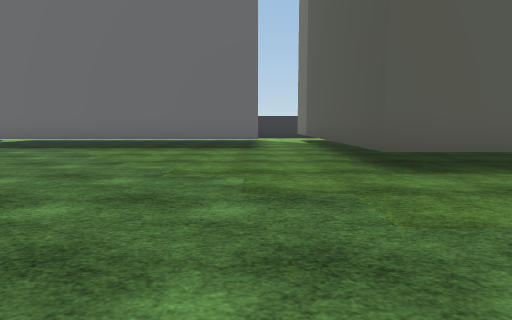
[1] (above)

24 first-person views from a walk through a scene from a Unity 3-D project. The camera is 1.2 m above the floor, tilts 6° down and sees 75° across. The floor is counted in squares, 2 m on a side. Each view is taken from the middle of a square. On the plan, view 1 faces up. The plan holds only what a view shows up to about 10 squares ahead; the rest is blank. The place goes on beyond the plan. The player character is not drawn. Some animated figures are left out. Some surface patterns are stand-ins.

[2]
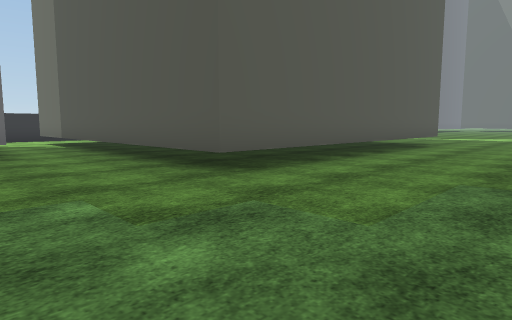

[3]
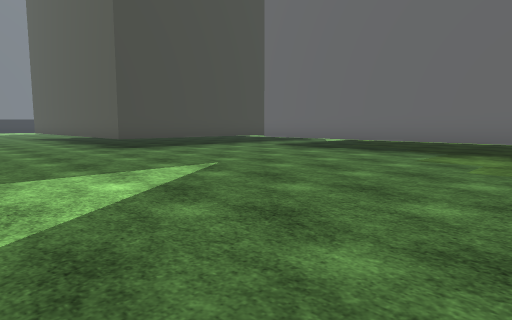

[4]
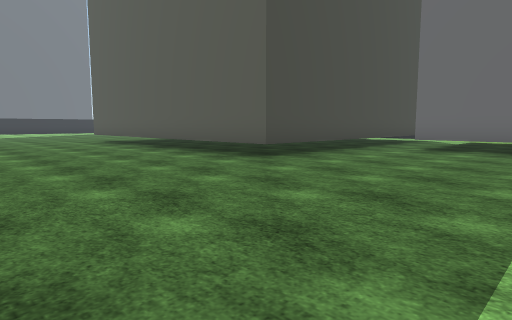

[5]
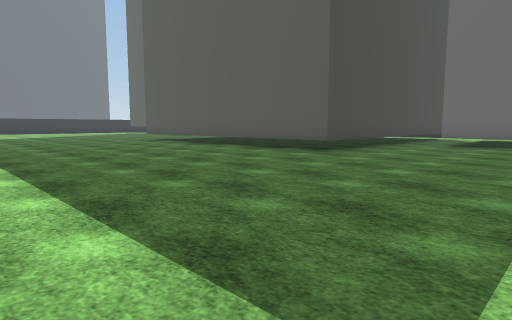

[6]
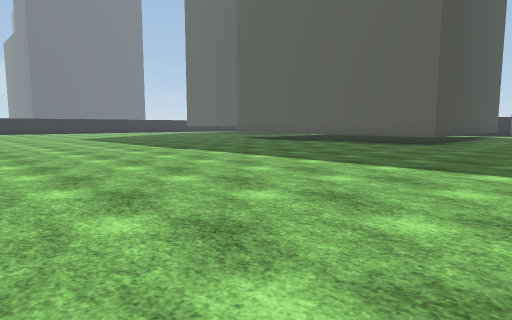

[7]
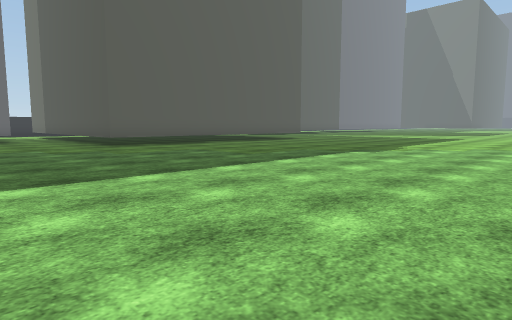

[8]
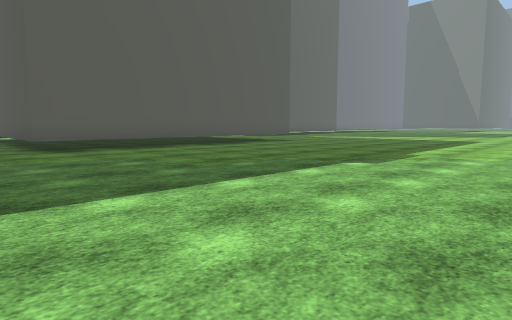

[9]
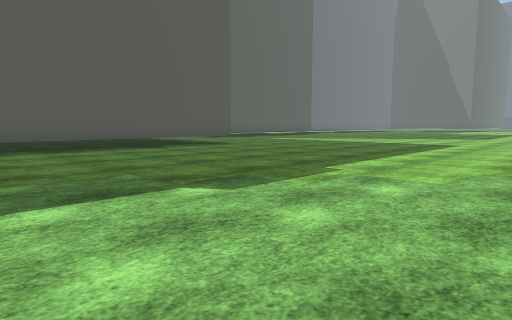

[10]
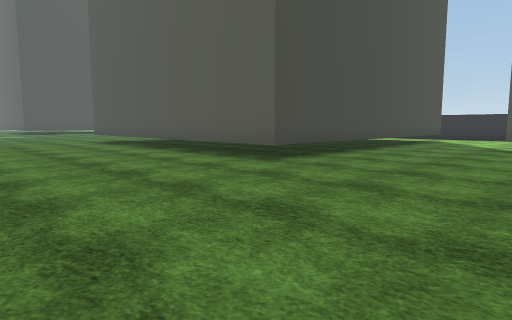

[11]
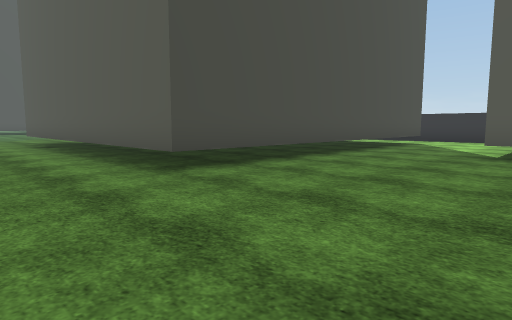

[12]
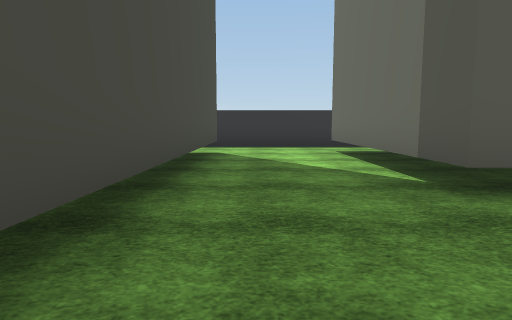

[13]
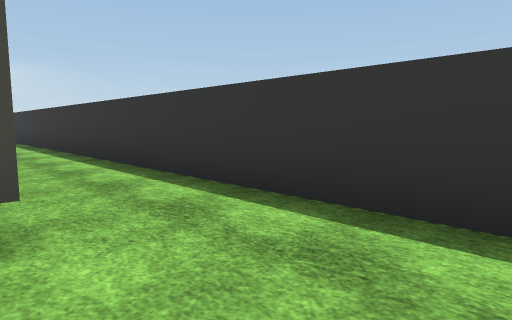

[14]
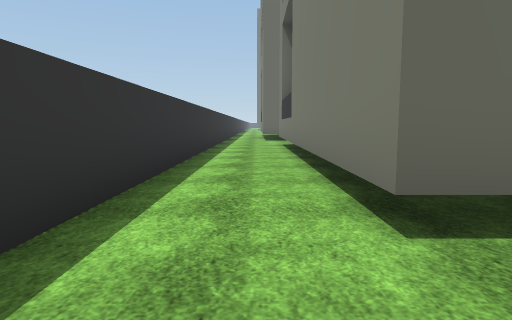

[15]
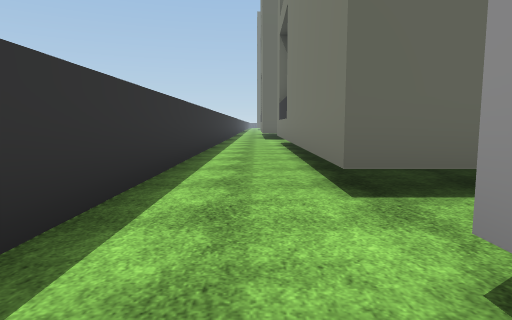

[16]
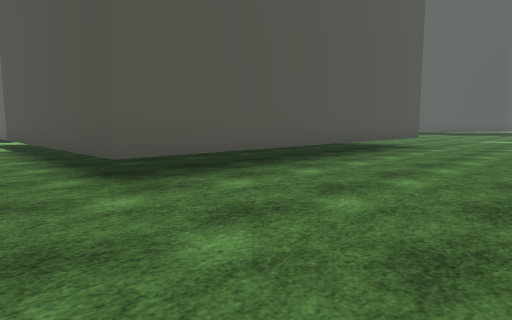

[17]
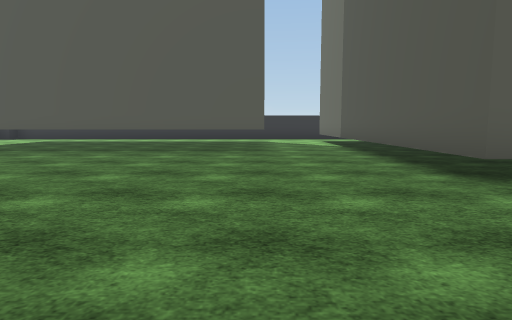

[18]
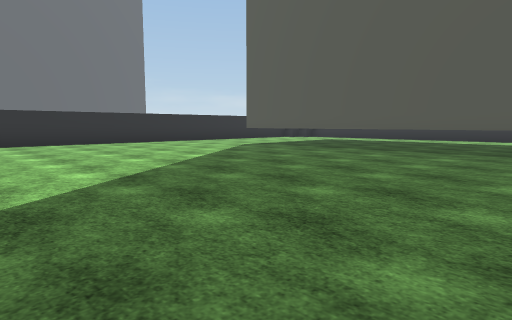

[19]
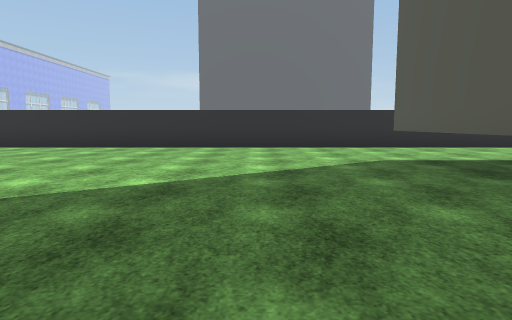

[20]
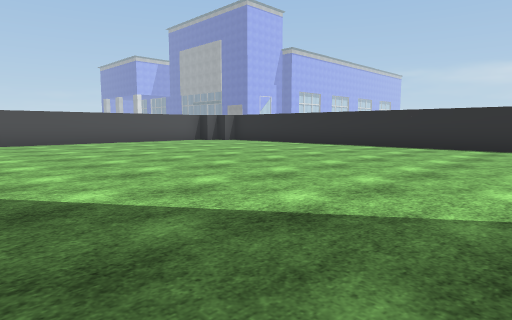

[21]
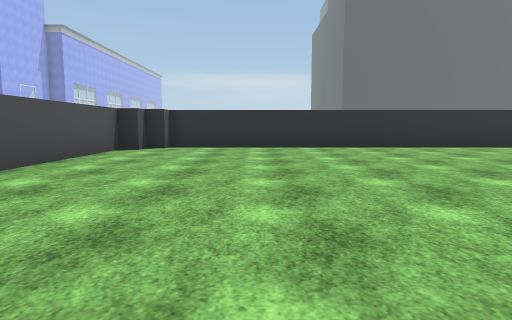

[22]
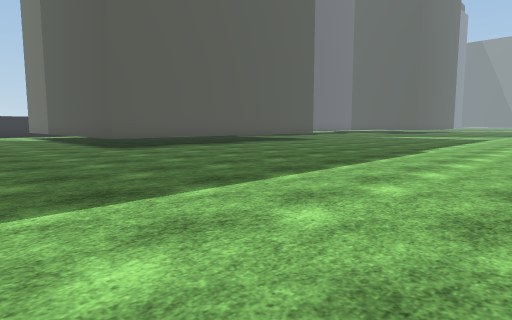

[23]
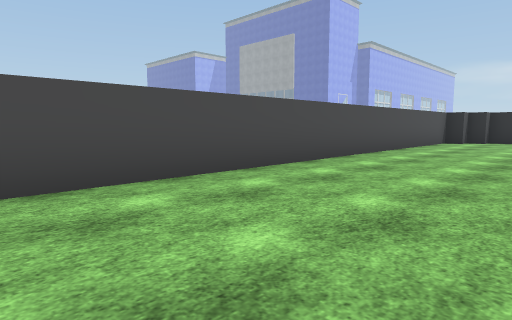

[24]
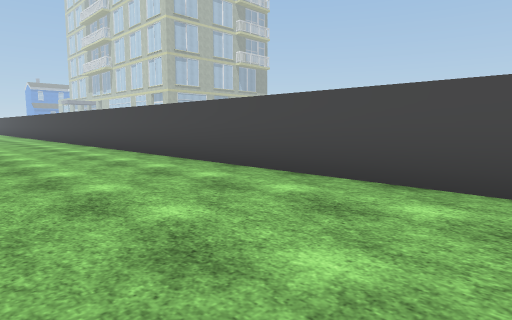

### Floor plan
Key: @ floor where view 1 was taken; # wall or solid block; . floor; B building.
Columns run from 32 left of view 1 to 14 right of it. Each row starts with its distance up from view 1.
 15                                 ##############
 14                                ...............
 13 #                               B.BBBBBBBBB..B
 12 #.                               .B       B..B
 11 #..         ..B       B          .B       B..B
 10 #..         ..B       B          .B       B..B
  9 #..BBBBBBBBB..B       BBBBBBBBBBB.B       B..B
  8 #.............B       B...........B       B...
  7 #.............B       B...........B       B...
  6 #.............B       B...........B       B....
  5 #.............BBBBBBBBB...........BBBBBBBBB....
  4 #..............................................
  3 #..............................................
  2 #..............................................
  1 #..............................................
  0 #..........................    .@..............
 -1 #........ .................   .................
 -2 #........ .................   .................
 -3 #........ ................    ................
 -4 #.........................    ...........
 -5 #.........................    .....
 -6 #.........................
 -7 ##.....................
 -8  ######################

Where each view was taken, in squares from view 1:
view 1: 0 up, 0 right, facing up
view 2: 1 up, 1 left, facing up-right
view 3: 1 up, 2 left, facing up-left
view 4: 0 up, 6 left, facing up-left
view 5: 2 down, 6 left, facing up-left
view 6: 6 down, 7 left, facing up-left
view 7: 5 down, 2 left, facing up-right
view 8: 4 down, 0 right, facing up-right
view 9: 4 down, 3 right, facing up-right
view 10: 0 up, 14 right, facing up-left
view 11: 2 up, 14 right, facing up-left
view 12: 6 up, 11 right, facing up
view 13: 13 up, 12 right, facing up-left
view 14: 14 up, 0 right, facing right
view 15: 14 up, 1 left, facing right
view 16: 1 up, 20 left, facing up-right
view 17: 1 up, 21 left, facing up
view 18: 1 up, 21 left, facing up-left
view 19: 6 up, 23 left, facing left
view 20: 4 up, 23 left, facing down-left
view 21: 4 down, 23 left, facing left
view 22: 4 down, 22 left, facing up-right
view 23: 4 down, 19 left, facing down-left
view 24: 4 down, 21 left, facing down-right
